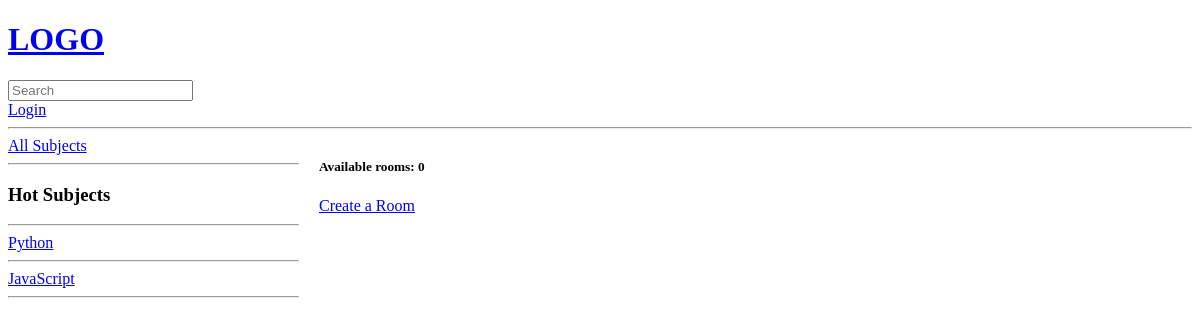
/?q=Python, run on an earlier commit of the app's database.
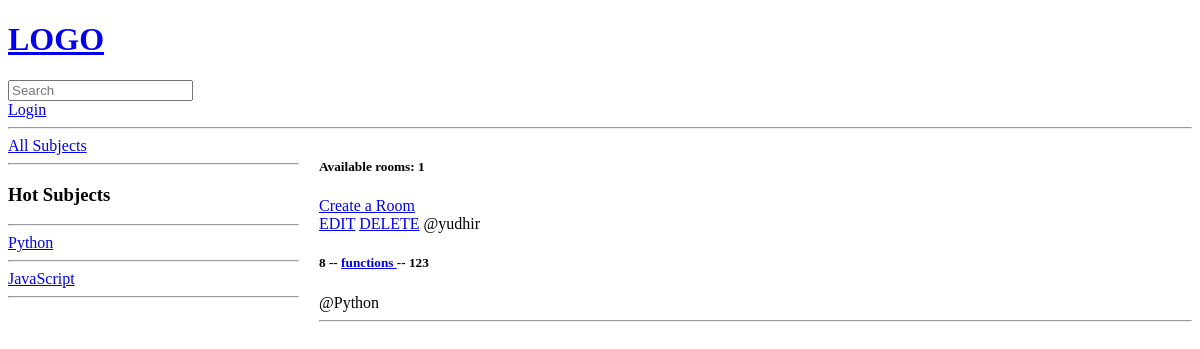
And on a later commit of the database.
### base/models.py (models this page shows, shortened)
class Topic(models.Model):
    name = models.CharField(max_length = 200)

class Room(models.Model):
    host = models.ForeignKey(User,  on_delete = models.SET_NULL, null=True, blank=True)
    topic = models.ForeignKey(Topic, on_delete = models.SET_NULL, null=True, blank=True)
    name = models.CharField(max_length = 200)
    description = models.TextField(null=True, blank=True)
    updated = models.DateTimeField(auto_now = True)
    created = models.DateTimeField(auto_now_add=True)
    class Meta:
        ordering = ['-updated', '-created']

### base/views.py (the view)
# urls.py: path('', views.home, name='home'),
def home(request):
    q = request.GET.get('q') if request.GET.get('q') != None else ''
    rooms = Room.objects.filter(Q( topic__name__icontains = q)|Q(name__contains = q)|Q(description__icontains = q))
    topics = Topic.objects.all()
    room_count = rooms.count()
    context = {'rooms':rooms, 'topics':topics, 'room_count':room_count, 'q':q}
    return render(request, 'base/home.html', context)

### base/templates/base/home.html (shortened to what this page needs)
{% extends 'main.html' %}
{% block content %}
<div class="home-container">
    <div>
        <a href="{% url 'home' %}">All Subjects</a>
        <hr><h3>Hot Subjects</h3>
        <hr>
        {% for topic in topics %}
            <a href="{% url 'home' %}?q={{topic.name}}">{{topic.name}}</a>
            <hr>
        {% endfor %}
    </div>
    <div>
        <h5>Available rooms: {{room_count}}</h5>
        <a href="{% url 'create-room' %}">Create a Room</a>
        <div>
            {%for room in rooms%}
                <div>
                    <a href="{% url 'update-room' room.id %}">EDIT</a>
                    <a href="{% url 'delete-room' room.id %}">DELETE</a>
                    <span>@{{room.host.username}}</span>
                    <h5>{{room.id}} -- <a href="{% url 'room' room.id %}">{{room.name}} </a>-- {{room.description}}</h5>
                    <span>@{{room.topic.name}}</span>
                    <hr>
                </div>
            {% endfor %}
        </div>
    </div>
</div>
{% endblock %}

What changed in the data, as far as the page shows it:
added Room: host.username "yudhir", id "8", name "functions", description "123", topic.name "Python"
Also different on the page:
{{ room_count }}: "0" → "1"
